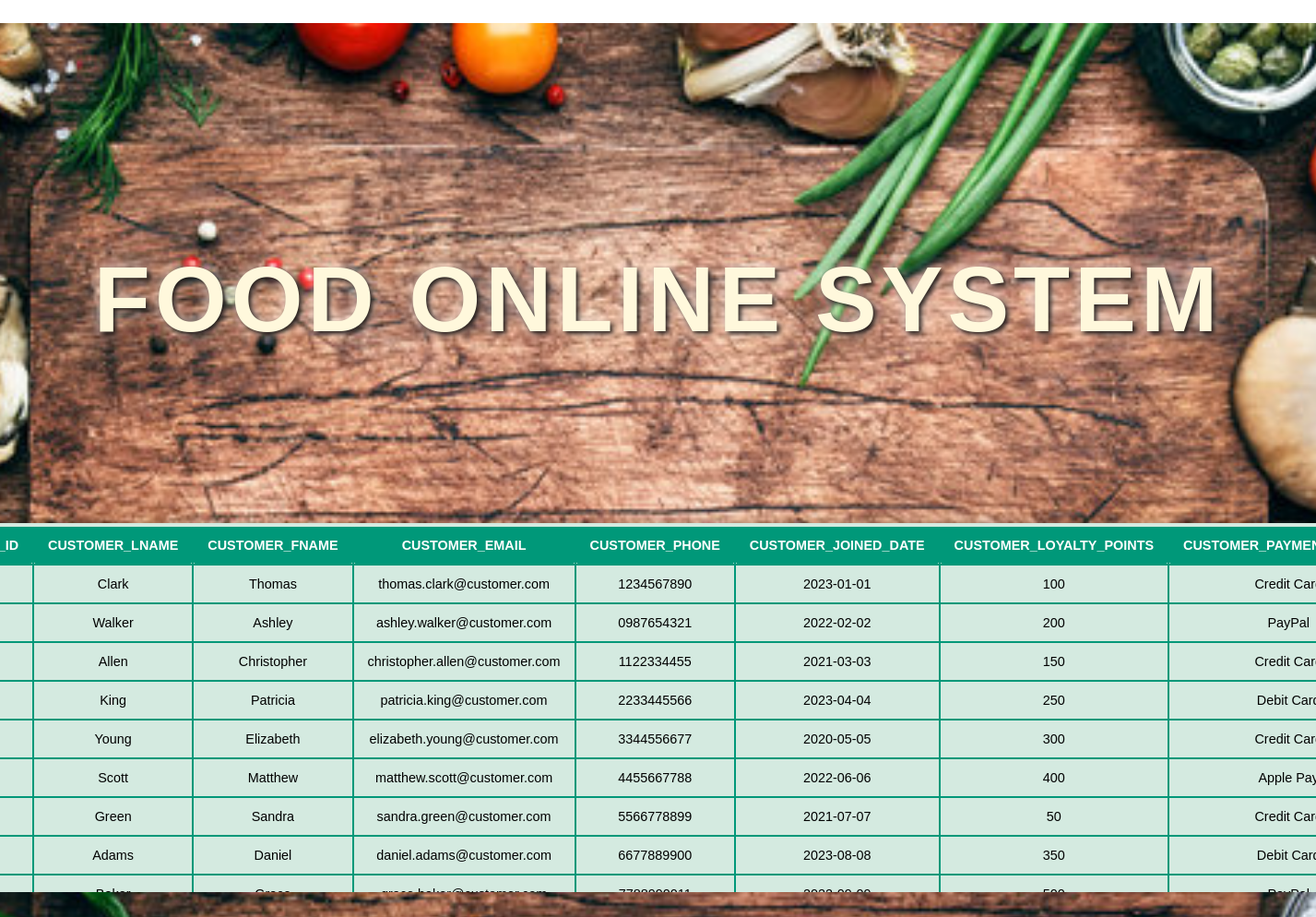
Page /customers.html on the committed database.
### tables this page shows
CREATE TABLE "CUSTOMERS"(
    CUSTOMER_ID INTEGER PRIMARY KEY UNIQUE NOT NULL,
    CUSTOMER_LNAME TEXT,
    CUSTOMER_FNAME TEXT,
    CUSTOMER_EMAIL TEXT,
    CUSTOMER_PHONE TEXT,
    CUSTOMER_JOINED_DATE TEXT,
    CUSTOMER_LOYALTY_POINTS INTEGER,
    CUSTOMER_PAYMENT_METHOD TEXT
);

### main.py (the view)
@app.route('/customers.html')
def customers():
    query = 'SELECT * FROM CUSTOMERS;'
    customers_columns, customers_table = reusable(query)
    return render_template("customers.html", customers=customers_table, columns=customers_columns)

### main.py (called while the page is built)
def reusable(query: str):
    connection = None
    cursor = None
    try:
        connection = sqlite3.connect('food_online_system.db')
        print("Connected Successfully")
        cursor = connection.cursor()
        cursor.execute(query)
        if query.strip().upper().startswith('SELECT'):
            columns = [column[0] for column in cursor.description]
            results = cursor.fetchall()
            return columns, results
        else:
            connection.commit()
            return cursor.rowcount
    except sqlite3.Error as e:
        print(f"SQLite error: {e}")
    finally:
        if cursor:
            cursor.close()
        if connection:
            connection.close()

### templates/customers.html (shortened to what this page needs)
<!DOCTYPE html>
<html lang="en">
<head>
    <link rel="stylesheet" href="/static/tables.css?">
</head>
<body>
<section>
    <h1>
        Food Online System
    </h1>
    <div class="table-container">
    <table class="table-center">
        <thead>
        <tr>
            {% for column in columns %}
            <th>{{column}}</th>
            {% endfor %}
        </tr>
        </thead>
        <tbody>
        {% for customer in customers %}
        <tr>
            {% for data in customer %}
            <td>{{data if data is not none else "N/A"}}</td>
            {% endfor %}
        </tr>
        {% endfor %}
        </tbody>
    </table>
    </div>
</section>
</body>
</html>

### static/tables.css (style rules this page uses)
.table-center { border-collapse: collapse; font-size: 0.9em; font-family: sans-serif; min-width: 400px; box-shadow: 0 4px 15px rgba(0, 0, 0, 0.5); border: 4px solid #009879; border-radius: 12px; background-color: #d4eae0; max-width: 100%; margin: 100px auto 25px; overflow: hidden; position: relative; opacity: 0; animation: fadeIn 1s forwards, slideUp 0.8s ease-out forwards; }
.table-center::after { content: ''; position: absolute; top: 0; left: 0; right: 0; bottom: 0; z-index: -1; border-radius: 12px; animation: glowing 2s ease-in-out infinite alternate; }
.table-center thead tr { background-color: #009879; color: #ffffff; text-align: left; border-top-left-radius: 12px; border-top-right-radius: 12px; }
.table-center th, .table-center td { padding: 12px 15px; text-align: center; border: 2px solid #009879; border-radius: 6px; }
body { display: flex; justify-content: center; align-items: center; height: 100vh; background: url('images/tables_background.jpg') no-repeat center; background-size: 120%; margin: 0; }
h1 { text-align: center; font-family: Arial, Helvetica, sans-serif; font-size: 100px; font-style: unset; font-weight: 900; color: cornsilk; line-height: 1.2; text-transform: uppercase; letter-spacing: 5px; margin-top: 50px; text-shadow: 3px 3px 5px rgba(0, 0, 0, 0.8), 0 0 15px rgba(255, 255, 255, 0.7); }
.table-container { max-height: 500px; overflow-y: auto; margin: auto; }
.table-center thead { position: sticky; top: 0; z-index: 10; background-color: #009879; color: #ffffff; }

### rows in the picture
CUSTOMERS: CUSTOMER_LNAME "Clark", CUSTOMER_FNAME "Thomas", CUSTOMER_EMAIL "thomas.clark@customer.com", CUSTOMER_PHONE "1234567890", CUSTOMER_JOINED_DATE "2023-01-01", data "100", CUSTOMER_PAYMENT_METHOD "Credit…"
CUSTOMERS: CUSTOMER_LNAME "Walker", CUSTOMER_FNAME "Ashley", CUSTOMER_EMAIL "ashley.walker@customer.com", CUSTOMER_PHONE "0987654321", CUSTOMER_JOINED_DATE "2022-02-02", data "200", CUSTOMER_PAYMENT_METHOD "PayPal"
CUSTOMERS: CUSTOMER_LNAME "Allen", CUSTOMER_FNAME "Christopher", CUSTOMER_EMAIL "christopher.allen@customer.com", CUSTOMER_PHONE "1122334455", CUSTOMER_JOINED_DATE "2021-03-03", data "150", CUSTOMER_PAYMENT_METHOD "Credit…"
CUSTOMERS: CUSTOMER_LNAME "King", CUSTOMER_FNAME "Patricia", CUSTOMER_EMAIL "patricia.king@customer.com", CUSTOMER_PHONE "2233445566", CUSTOMER_JOINED_DATE "2023-04-04", data "250", CUSTOMER_PAYMENT_METHOD "Debit…"
CUSTOMERS: CUSTOMER_LNAME "Young", CUSTOMER_FNAME "Elizabeth", CUSTOMER_EMAIL "elizabeth.young@customer.com", CUSTOMER_PHONE "3344556677", CUSTOMER_JOINED_DATE "2020-05-05", CUSTOMER_LOYALTY_POINTS "300", CUSTOMER_PAYMENT_METHOD "Credit…"
CUSTOMERS: CUSTOMER_LNAME "Scott", CUSTOMER_FNAME "Matthew", CUSTOMER_EMAIL "matthew.scott@customer.com", CUSTOMER_PHONE "4455667788", CUSTOMER_JOINED_DATE "2022-06-06", CUSTOMER_LOYALTY_POINTS "400", CUSTOMER_PAYMENT_METHOD "Apple…"
CUSTOMERS: CUSTOMER_LNAME "Green", CUSTOMER_FNAME "Sandra", CUSTOMER_EMAIL "sandra.green@customer.com", CUSTOMER_PHONE "5566778899", CUSTOMER_JOINED_DATE "2021-07-07", data "50", CUSTOMER_PAYMENT_METHOD "Credit…"
CUSTOMERS: CUSTOMER_LNAME "Adams", CUSTOMER_FNAME "Daniel", CUSTOMER_EMAIL "daniel.adams@customer.com", CUSTOMER_PHONE "6677889900", CUSTOMER_JOINED_DATE "2023-08-08", CUSTOMER_LOYALTY_POINTS "350", CUSTOMER_PAYMENT_METHOD "Debit…"

### other values in the picture
{{ column }} "CUSTOMER_LNAME" "CUSTOMER_FNAME" "CUSTOMER_EMAIL" "CUSTOMER_PHONE" "CUSTOMER_JOINED_DATE" "CUSTOMER_LOYALTY_POINTS"
